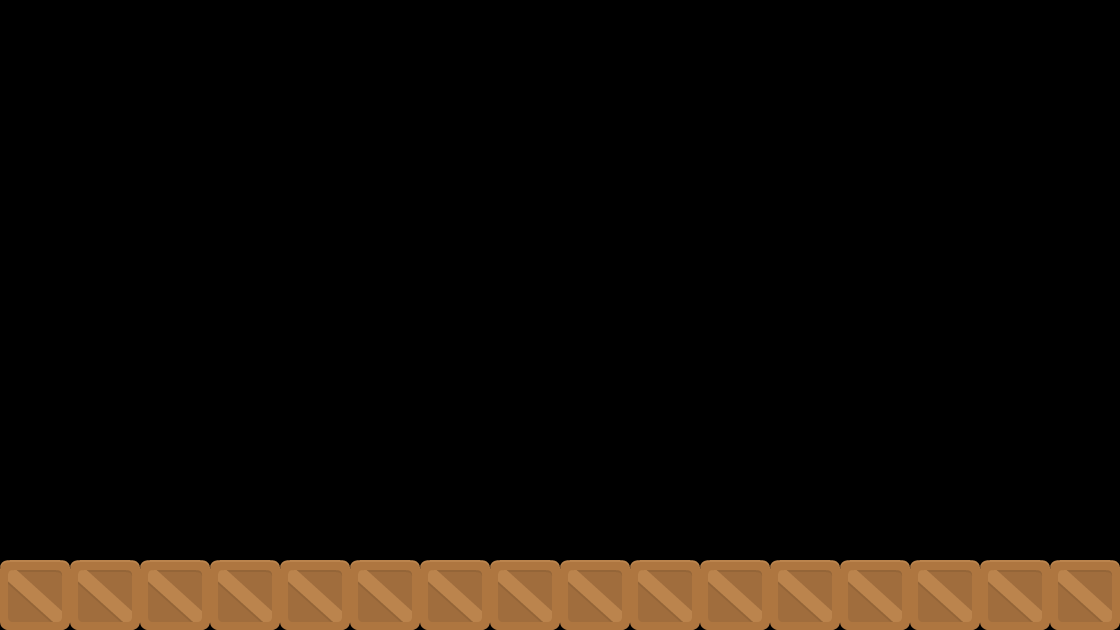

The image is a tile-based game level rendered from a .tmx file. Its description and source (layers, tilesets, objects; grid data summarised) follow:
An orthogonal 16x9 tile map with 70x70 px tiles, 1 tile layer (Tile Layer 1).

<map version="1.0" orientation="orthogonal" renderorder="right-down" width="16" height="9" tilewidth="70" tileheight="70">
 <tileset firstgid="1" name="background-tiles" tilewidth="70" tileheight="70">
  <image source="background-tiles.png" width="910" height="910" />
 </tileset>
 <layer name="Tile Layer 1" width="16" height="9">
  <data>[144 cells, 16 non-empty, 1 distinct tile ids]</data>
 </layer>
</map>
